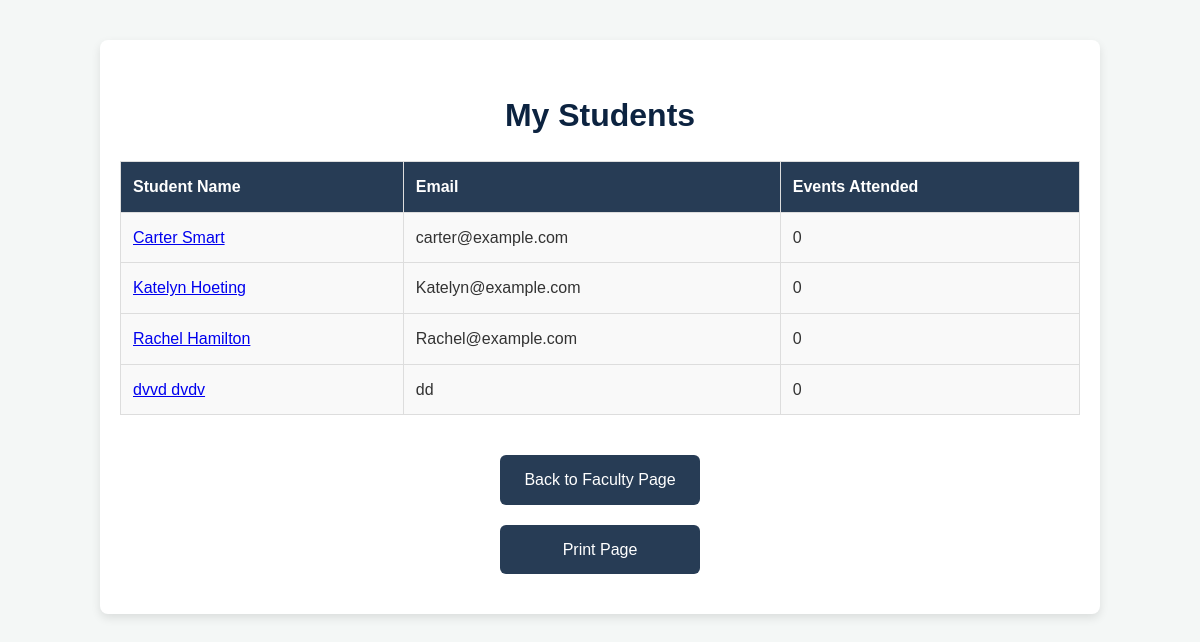
Page /my_students on the committed database.
### tables this page shows
CREATE TABLE users (
    id INTEGER PRIMARY KEY AUTOINCREMENT,
    firstName TEXT NOT NULL,
    lastName TEXT NOT NULL,
    password TEXT NOT NULL,
    email TEXT UNIQUE NOT NULL,
    role TEXT NOT NULL CHECK (role IN ('student', 'admin'))
);

### flask_intro.py (the view)
@app.route('/my_students')
def my_students():
    db = get_db()
    students = db.execute("""
        SELECT
            u.firstName || ' ' || u.lastName AS name,
            u.email,
            COUNT(a.event_id) AS events_attended
        FROM users u
        LEFT JOIN attendance a ON u.email = a.email
        WHERE u.role = 'student'
        GROUP BY u.email
        ORDER BY name ASC
    """).fetchall()
    return render_template('MyStudents.html', students=students)

### flask_intro.py (called while the page is built)
def get_db():
    if 'sqlite_db' not in g:
        g.sqlite_db = sqlite3.connect(
            DB_PATH,
            detect_types=sqlite3.PARSE_DECLTYPES
        )
        g.sqlite_db.row_factory = sqlite3.Row
    return g.sqlite_db

### templates/MyStudents.html (shortened to what this page needs)
<!DOCTYPE html>
<html lang="en">
<head>
</head>
<body>
<div class="container">
    <h1>My Students</h1>
    <div class="table-container">
        <table>
            <thead>
                <tr>
                    <th>Student Name</th>
                    <th>Email</th>
                    <th>Events Attended</th>
                </tr>
            </thead>
            <tbody>
                {% for student in students %}
                <tr>
                    <td><a href="{{ url_for('my_activities_for_faculty') }}">{{ student.name }}</a></td>
                    <td>{{ student.email }}</td>
                    <td>{{ student.events_attended }}</td>
                </tr>
                {% endfor %}
            </tbody>
        </table>
    </div>
    <a href="/faculty" class="button">Back to Faculty Page</a>
    <a href="javascript:void(0);" class="print-btn" onclick="window.print();">Print Page</a>
</div>
</body>
</html>

### templates/MyStudents.html (style rules this page uses)
* { box-sizing: border-box; margin: 0; padding: 0; font-family: 'PP Neue Montreal', sans-serif; }
body { background-color: #f4f7f6; color: #333; font-size: 16px; line-height: 1.6; }
h1 { text-align: center; color: #0c2340; font-size: 2rem; margin-top: 30px; }
.container { max-width: 1000px; margin: 40px auto; padding: 20px; background-color: white; border-radius: 8px; box-shadow: 0 4px 10px rgba(0, 0, 0, 0.1); }
.table-container { overflow-x: auto; }
table { width: 100%; border-collapse: collapse; margin: 20px 0; }
table, th, td { border: 1px solid #ddd; }
th, td { padding: 12px; text-align: left; }
th { background-color: #0c2340e2; color: white; font-weight: bold; }
td { background-color: #f9f9f9; }
.button, .print-btn { display: block; width: 200px; padding: 12px; text-align: center; border-radius: 6px; font-size: 1rem; margin: 20px auto; cursor: pointer; transition: background-color 0.3s ease; }
.button { background-color: #0c2340e2; color: white; text-decoration: none; }
.print-btn { background-color: #0c2340e2; color: white; text-decoration: none; }

### rows in the picture
users: name "Carter Smart", email "carter@example.com", events_attended "0"
users: name "Katelyn Hoeting", email "Katelyn@example.com", events_attended "0"
users: name "Rachel Hamilton", email "Rachel@example.com", events_attended "0"

### other values in the picture
{{ student.name }} "dvvd dvdv"
{{ student.email }} "dd"
{{ student.events_attended }} "0"
